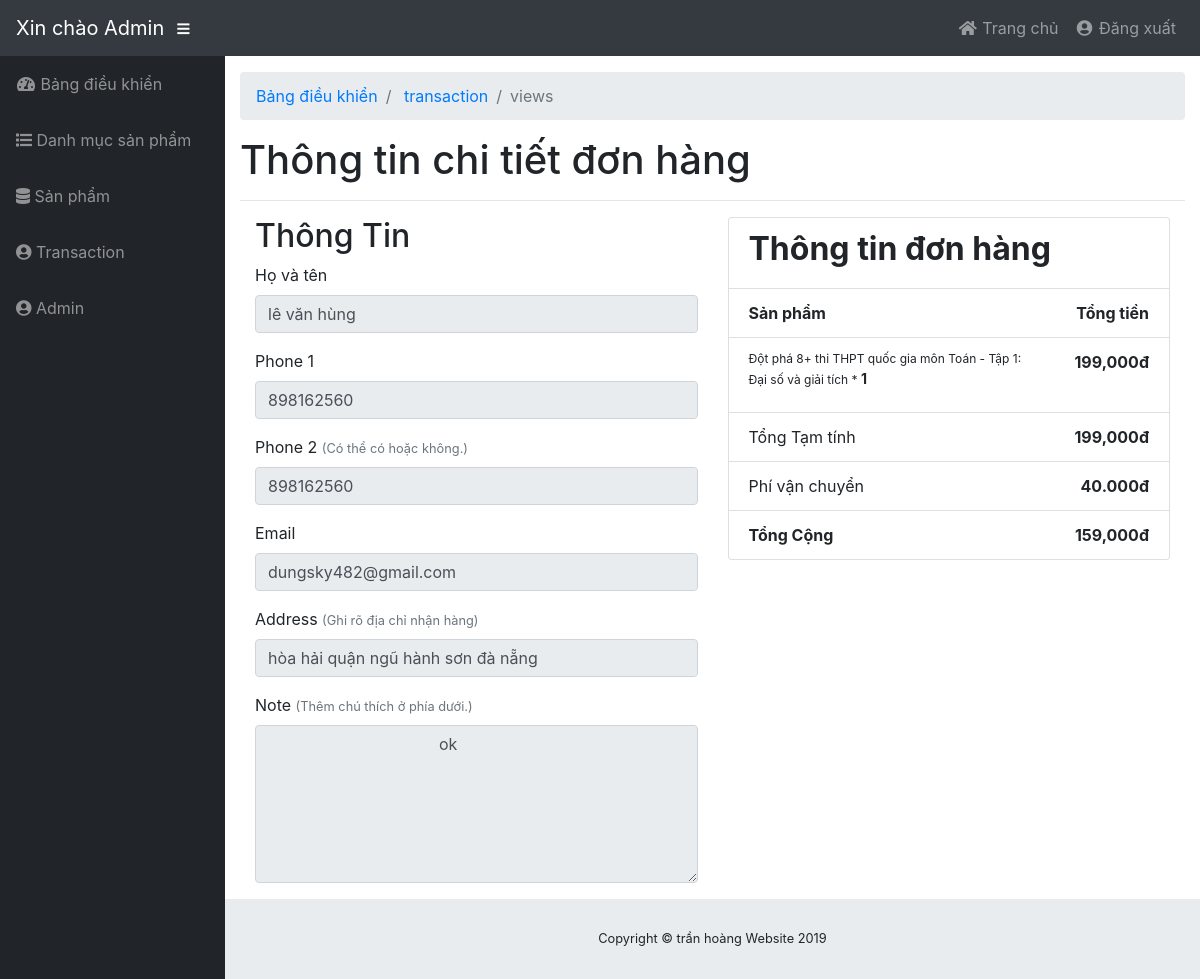
Page /admin/modules/tran/chi-tiet-don-hang.php?id=3 (signed in) on the committed database.
### tables this page shows
CREATE TABLE `tran` (
  `id` int(20) NOT NULL,
  `amount` int(20) DEFAULT NULL,
  `name` varchar(255) DEFAULT NULL,
  `phone` int(20) DEFAULT NULL,
  `tel` int(20) NOT NULL,
  `email` varchar(255) DEFAULT NULL,
  `address` varchar(255) DEFAULT NULL,
  `note` varchar(255) NOT NULL,
  `status` tinyint(4) NOT NULL DEFAULT '0',
  `created_at` timestamp NOT NULL DEFAULT CURRENT_TIMESTAMP ON UPDATE CURRENT_TIMESTAMP,
  `update_at` timestamp NOT NULL DEFAULT CURRENT_TIMESTAMP ON UPDATE CURRENT_TIMESTAMP
);

CREATE TABLE `orders` (
  `id` int(20) NOT NULL,
  `transaction_id` int(20) NOT NULL,
  `product_id` int(20) NOT NULL,
  `qty` int(20) NOT NULL,
  `price` int(20) NOT NULL
);

CREATE TABLE `product` (
  `id` int(20) NOT NULL,
  `category_id` int(20) DEFAULT NULL,
  `name` varchar(255) DEFAULT NULL,
  `slug` varchar(255) DEFAULT NULL,
  `price` int(20) DEFAULT NULL,
  `sale` int(20) DEFAULT NULL,
  `images` varchar(255) DEFAULT NULL,
  `author` varchar(255) NOT NULL,
  `publishing_home` varchar(255) DEFAULT NULL,
  `content` text,
  `codebook` varchar(255) DEFAULT NULL,
  `linkdrive` varchar(255) NOT NULL,
  `created_at` timestamp NULL DEFAULT NULL,
  `update_at` timestamp NULL DEFAULT NULL ON UPDATE CURRENT_TIMESTAMP
);

### libraries/Function.php (called while the page is built, shortened)
<?php
    function  getInput($string)
    {
        return isset($_GET[$string]) ? $_GET[$string] : '';
    }
    function base_url()
    {
        return $url  = "http://localhost/muasach/";
    }
 ?>

### libraries/Database.php (called while the page is built, shortened)
<?php
    class Database
    {
        public $link;
        public function __construct()
        {
            $this->link = mysqli_connect("localhost","Dungpitter","Dung1004","muasach") or die ();
            mysqli_set_charset($this->link,"utf8");
        }
        public function fetchsql( $sql )
        {
            $result = mysqli_query($this->link,$sql) or die("Lỗi  truy vấn sql " .mysqli_error($this->link));
            $data = [];
            if( $result)
            {
                while ($num = mysqli_fetch_assoc($result))
                {
                    $data[] = $num;
                }
            }
            return $data;
        }
        public function fetchID($table , $id )
        {
            $sql = "SELECT * FROM {$table} WHERE id = $id ";
            $result = mysqli_query($this->link,$sql) or die("Lỗi  truy vấn fetchID " .mysqli_error($this->link));
            return mysqli_fetch_assoc($result);
        }
    }
?>

### admin/autoload/autoload.php (called while the page is built, shortened)
<?php
	require_once __DIR__. "/../../libraries/Database.php";
	require_once __DIR__. "/../../libraries/Function.php";
    $db = new Database;
 ?>

### admin/modules/tran/chi-tiet-don-hang.php (the view, shortened to what this page needs)
<?php
        require_once __DIR__. "/../../autoload/autoload.php";
        $id = intval(getInput('id'));
        $chi_tiet_don_hang = $db->fetchID("tran", $id);
        $select_sp = "SELECT qty, orders.transaction_id, orders.product_id, product.name, product.price FROM `orders`, product WHERE orders.product_id = product.id";
        $result = $db->fetchsql($select_sp);
        foreach ($result as $key => $value) {
            if ($value['transaction_id'] == $id) {
                 $select = "SELECT qty, orders.transaction_id, orders.product_id, product.name, product.price FROM `orders`, product WHERE orders.product_id = product.id AND orders.transaction_id = $id";
                 $result2 = $db->fetchsql($select);
            }
        }
?>
<!DOCTYPE html>
<html lang="en">
       <?php require_once __DIR__. "/../../layouts/head_link.php"; ?>
    <body id="page-top">
    <?php  require_once __DIR__. "/../../layouts/header.php"; ?>
        <div id="wrapper">
        <?php  require_once __DIR__. "/../../layouts/sidebar.php"; ?>
            <div id="content-wrapper">
                <div class="container-fluid">
                    <ol class="breadcrumb">
                        <li class="breadcrumb-item">
                            <a href="<?= base_url() ?>admin">Bảng điều khiển</a>
                        </li>
                        <li class="breadcrumb-item">
                            <a href="<?= base_url() ?>admin/modules/tran/">transaction</a>
                        </li>
                        <li class="breadcrumb-item active">views</li>
                    </ol>
                    <h1>Thông tin chi tiết đơn hàng</h1>
                    <hr>
                    <div class="thanhtoan">
                <div class="container-fluid">
                    <div class="row">
                        <div class="col-md-6 push-md-1 cot6">
                            <h2>Thông Tin</h2>
                            <form action="" method="post">
                                 <div class="form-group">
                                    <label for="name">Họ và tên</label>
                                    <input type="text" class="form-control" name="name" value="<?= $chi_tiet_don_hang['name'] ?>" readonly="">
                                  </div>
                                    <div class="form-group ">
                                         <label for="phone">Phone 1</label>
                                        <input type="number" class="form-control" name="phone" value="<?= $chi_tiet_don_hang['phone'] ?>" readonly="">
                                  </div>
                                  <div class="form-group ">
                                    <label for="tel">Phone 2 <small class="text-muted">(Có thể có hoặc không.)</small></label>
                                    <input type="number" class="form-control" name="tel" value="<?= $chi_tiet_don_hang['tel'] ?>" readonly="">
                                  </div>
                                    <div class="form-group ">
                                     <label for="email">Email</label>
                                    <input type="email" class="form-control" name="email" value="<?= $chi_tiet_don_hang['email'] ?>" readonly="">
                                  </div>
                                   <div class="form-group ">
                                     <label for="address">Address <small class="text-muted">(Ghi rõ địa chỉ nhận hàng)</small></label>
                                    <input type="text" class="form-control" name="address" value="<?= $chi_tiet_don_hang['address'] ?>" readonly="">
                                  </div>
                                  <div class="form-group ">
                                     <label for="note">Note <small class="text-muted">(Thêm chú thích ở phía dưới.)</small></label>
                                    <textarea class="form-control" name="note" rows="6" readonly="">
                                      <?= $chi_tiet_don_hang['note'] ?>
                                    </textarea>
                                  </div>
                            </form>
                        </div>
                        <div class="col-md-6  cot6">
                            <div class="thongtindonhang">
                                <ul class="list-group">
                                  <li class="list-group-item"><h2>
                                    <strong>Thông tin đơn hàng</strong>
                                  </h2>
                                </li>
                                   <li class="list-group-item">
                                    <span><strong>Sản phẩm</strong></span>
                                    <strong class="text-md-right gt">Tổng tiền</strong>
                                   </li>
                                   <?php $tongall = 0; foreach ($result2 as $key => $value) : ?>
                                   <li class="list-group-item">
                                    <span style="font-size: 12px; display: inline-block; height: 50px; width: 70%"><?= $value['name'] ?> *
                                        <strong style="font-size: 14px;"><?= $value['qty'] ?></strong>
                                    </span>
                                    <strong class="pull-right gt"><?= number_format($value['qty'] * $value['price']) ?>đ</strong>
                                   </li>
                                  <?php
                                        $tongall += ($value['qty'] * $value['price']);
                                   endforeach ; ?>
                                  <li class="list-group-item">
                                    <span>Tổng Tạm tính</span>
                                    <strong class="pull-right gt"><?= number_format($tongall) ?>đ</strong>
                                  </li>
                                   <li class="list-group-item">
                                    <span>Phí vận chuyển</span>
                                    <strong class="pull-right gt">40.000đ</strong>
                                   </li>
                                    <li class="list-group-item">
                                        <span><strong>Tổng Cộng</strong></span>
                                        <strong class="pull-right gt">
                                            <?= number_format(($tongall)-40000) ?>đ </strong>
                                    </li>
                                </ul>
                            </div>
                        </div>
                    </div>
                </div>
            </div>
                </div>
            </div>
                <?php  require_once __DIR__. "/../../layouts/footer.php"; ?>
        </div>
    </body>
</html>

### admin/modules/tran/chi-tiet-don-hang.php (style rules this page uses)
.thongtindonhang ul li { display: flex; justify-content: space-between; }

### rows in the picture
tran: name "lê văn hùng", phone "898162560", tel "898162560", email "dungsky482@gmail.com", address "hòa hải quận ngũ hành sơn đà nẵng", note "ok"
orders: product.name "Đột phá 8+ thi THPT quốc gia môn Toán - Tập 1: Đại số và giải tích", qty "1", $value['qty']*$value['price'] "199,000"

### other values in the picture
$tongall "199,000"
